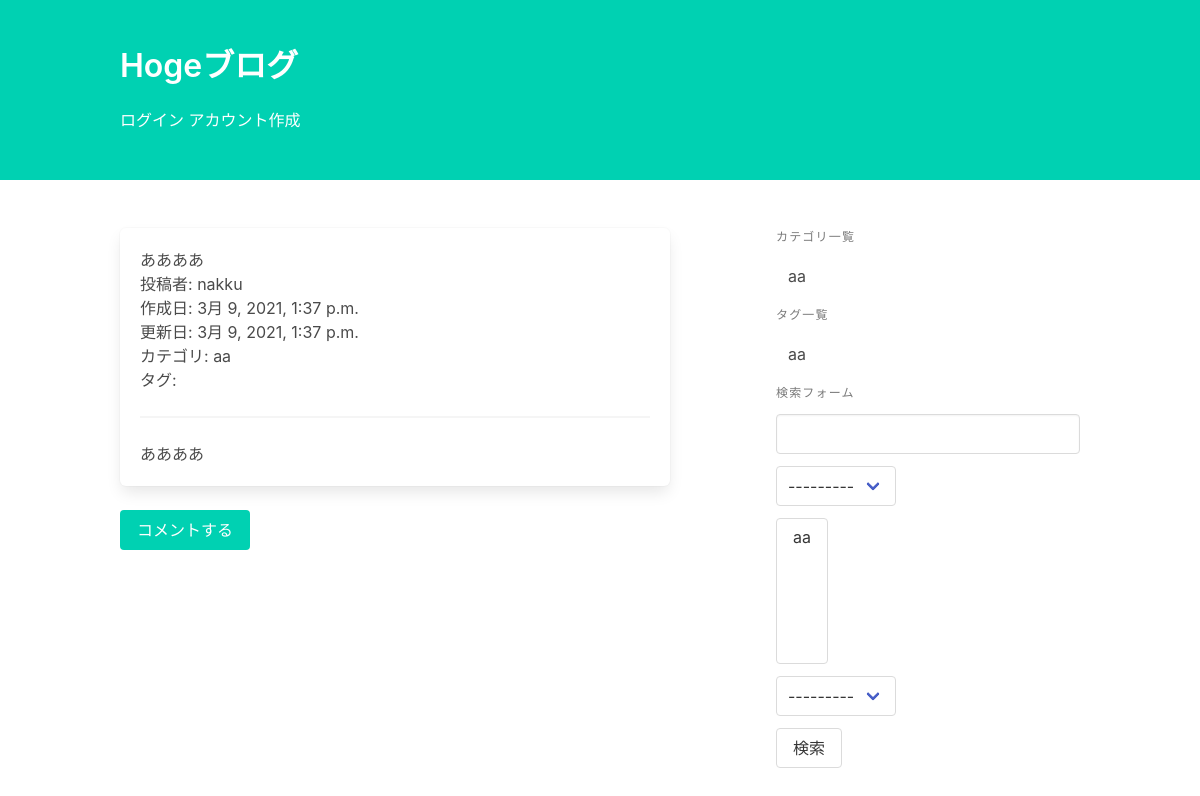
Page /blog/detail/1 on the committed database.
### blog/models.py (models this page shows, shortened)
class Post(models.Model):
    title = models.CharField("タイトル", max_length=32)
    text = models.TextField("本文")
    category = models.ForeignKey(Category, on_delete=models.PROTECT, verbose_name="カテゴリ")
    tags = models.ManyToManyField(Tag, verbose_name="タグ", help_text="controlかcommand長押しで複数選択", blank=True)
    writer = models.ForeignKey(settings.AUTH_USER_MODEL, on_delete=models.PROTECT, verbose_name="投稿者")
    created_at = models.DateTimeField("作成日", auto_now_add=True)
    updated_at = models.DateTimeField("更新日", auto_now=True)

class Category(models.Model):
    name = models.CharField("カテゴリ名", max_length=255, unique=True)
    def __str__(self):
        return self.name

class Tag(models.Model):
    name = models.CharField("タグ名", max_length=255, unique=True)
    def __str__(self):
        return self.name

### blog/views.py (the view)
# urls.py: path("detail/<int:pk>", views.PostDetail.as_view(), name="post_detail"),
class PostDetail(generic.DetailView):
    model = Post

### blog/forms.py
class PostSearchForm(forms.Form):
    key_word = forms.CharField(
        label="キーワード", required=False,
        widget=forms.TextInput(attrs={"class": "input"})
    )
    category = forms.ModelChoiceField(
        label="キーワード", required=False,
        queryset=Category.objects.all(),
    )
    tags = forms.ModelMultipleChoiceField(
        label="タグの選択", required=False,
        queryset=Tag.objects.all(),
    )
    user = forms.ModelChoiceField(
        label="投稿者", required=False,
        queryset=User.objects.all(),
    )

### blog/templatetags/blog.py (called while the page is built)
@register.inclusion_tag("blog/category_and_tag_list.html")
def create_category_and_tag_list():
    return {
        "category_list": Category.objects.all(),
        "tag_list": Tag.objects.all(),
    }

@register.inclusion_tag("blog/search_form.html")
def create_search_form(request):
    form = PostSearchForm(request.GET or None)
    return {"form": form}

### blog/templates/blog/post_detail.html (shortened to what this page needs)
{% extends "blog/base.html" %}
{% block content %}
        <article class="box">
            <h1>{{ post.title }}</h1>
            <p>投稿者: {{ post.writer }}</p>
            <p>作成日: {{ post.created_at }}</p>
            <p>更新日: {{ post.updated_at }}</p>
            <p>カテゴリ: {{ post.category }}</p>
            <p>タグ: {% for tag in post.tags.all %}{{ tag }},{% endfor %}</p>
            <hr>
            <div>
                {{ post.text | linebreaks | urlize }}
            </div>
        </article>
        <a class="button is-primary" href="{% url 'blog:comment_create' post.pk %}">コメントする</a>
        <section class="section">
        </section>
{% endblock %}

### blog/templates/blog/category_and_tag_list.html
<p class="menu-label">カテゴリ一覧</p>
<ul class="menu-list">
    {% for category in category_list %}
        <li><a href="{% url 'blog:post_category_list' category.pk %}">{{ category }}</a></li>
    {% endfor %}
</ul>
<p class="menu-label">タグ一覧</p>
<ul class="menu-list">
    {% for tag in tag_list %}
        <li><a href="{% url 'blog:post_tag_list' tag.pk %}">{{ tag }}</a></li>
    {% endfor %}
</ul>

### rows in the picture
Post: title "ああああ", writer "nakku", created_at "3月 9, 2021, 1:37 p.m.", updated_at "3月 9, 2021, 1:37 p.m.", category "aa", text "ああああ"
Category: name "aa"
Tag: name "aa"
